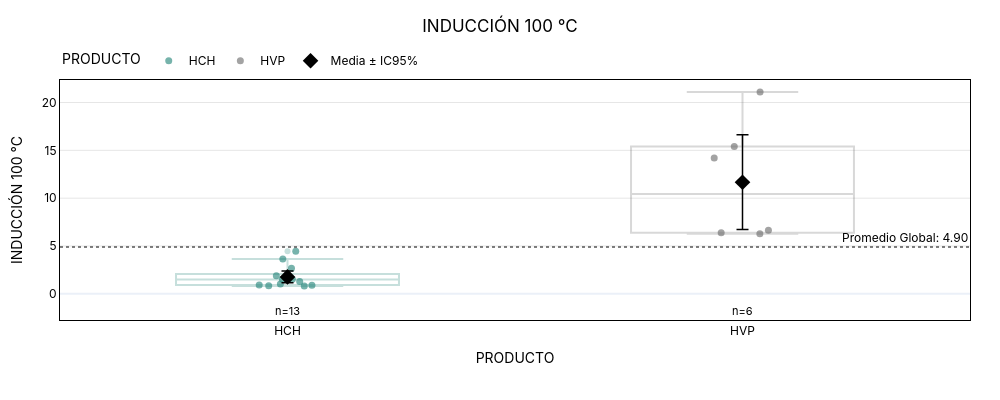
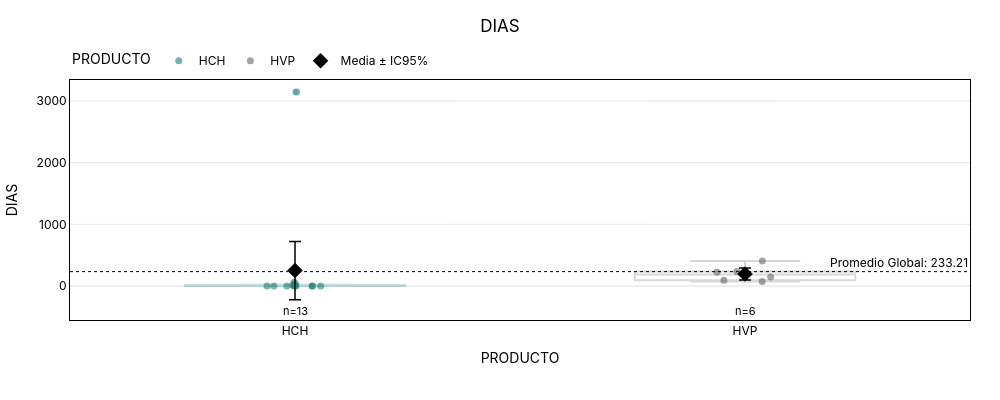
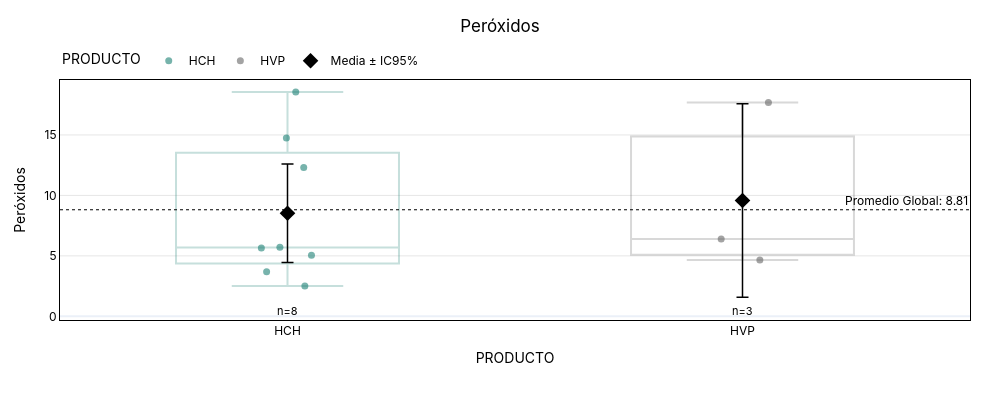
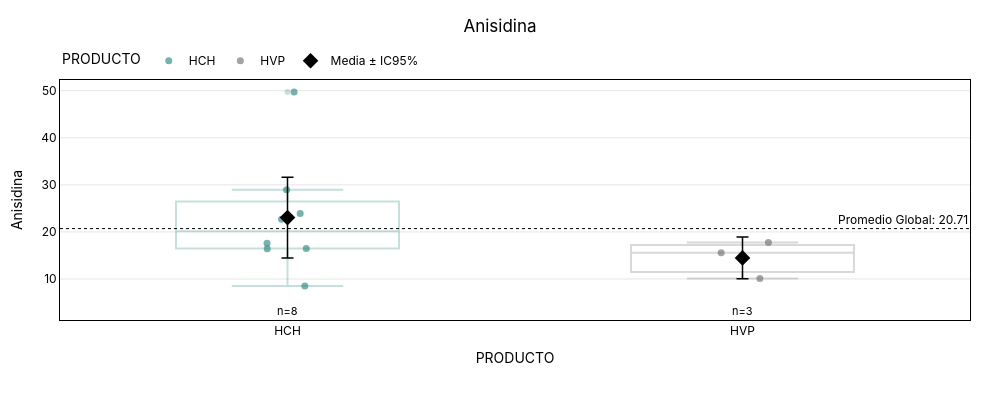

Notebook code for these charts, in order:
### Code cell
for col in [ 'INDUCCIÓN 100 °C', 'DIAS', 'Peróxidos', 'Anisidina','TVN']:
    f = plot_statistical_strip(df, x_col="PRODUCTO", y_col=col,
     title=col, color_map={"HCH": "#1C8074", "HVP": "#666666"}, width=1000, height=400,)
    print(f"{col.replace(' ', '_').lower()}_box.html")
    s3.save_plotly_html(f, f"{col.replace(' ', '_').lower()}_box.html")
    f.show()

### Figure 1 — Plotly figure (JSON) as saved in the notebook; plotly's stock layout.template omitted (floating-point values rounded to 4 significant figures)
{"data": [{"alignmentgroup": "True", "boxpoints": "all", "fillcolor": "rgba(255,255,255,0)", "hoveron": "points", "hovertemplate": "<b>INDUCCIÓN 100 °C</b>: %{y:.2f}<br>PRODUCTO: %{x}<extra></extra>", "legendgroup": "HCH", "line": {"color": "rgba(255,255,255,0)"}, "marker": {"color": "#1C8074", "line": {"width": 0}, "opacity": 0.6, "size": 7}, "name": "HCH", "offsetgroup": "HCH", "orientation": "v", "pointpos": 0, "showlegend": true, "type": "box", "x": ["HCH", "HCH", "HCH", "HCH", "HCH", "HCH", "HCH", "HCH", "HCH", "HCH", "HCH", "HCH", "HCH"], "x0": " ", "xaxis": "x", "y": [0.925, 1.89, 1.52, 2.665, 1.295, 0.89, 0.82, 3.64, 0.855, 1.025, 4.45, 1.505, 1.53], "y0": " ", "yaxis": "y"}, {"alignmentgroup": "True", "boxpoints": "all", "fillcolor": "rgba(255,255,255,0)", "hoveron": "points", "hovertemplate": "<b>INDUCCIÓN 100 °C</b>: %{y:.2f}<br>PRODUCTO: %{x}<extra></extra>", "legendgroup": "HVP", "line": {"color": "rgba(255,255,255,0)"}, "marker": {"color": "#666666", "line": {"width": 0}, "opacity": 0.6, "size": 7}, "name": "HVP", "offsetgroup": "HVP", "orientation": "v", "pointpos": 0, "showlegend": true, "type": "box", "x": ["HVP", "HVP", "HVP", "HVP", "HVP", "HVP"], "x0": " ", "xaxis": "x", "y": [6.275, 21.09, 6.39, 14.21, 6.64, 15.39], "y0": " ", "yaxis": "y"}, {"boxmean": false, "fillcolor": "rgba(0,0,0,0)", "hoverinfo": "skip", "line": {"color": "#1C8074"}, "marker": {"color": "#1C8074"}, "name": "HCH (IQR)", "opacity": 0.25, "showlegend": false, "type": "box", "x": ["HCH", "HCH", "HCH", "HCH", "HCH", "HCH", "HCH", "HCH", "HCH", "HCH", "HCH", "HCH", "HCH"], "y": [0.925, 1.89, 1.52, 2.665, 1.295, 0.89, 0.82, 3.64, 0.855, 1.025, 4.45, 1.505, 1.53]}, {"boxmean": false, "fillcolor": "rgba(0,0,0,0)", "hoverinfo": "skip", "line": {"color": "#666666"}, "marker": {"color": "#666666"}, "name": "HVP (IQR)", "opacity": 0.25, "showlegend": false, "type": "box", "x": ["HVP", "HVP", "HVP", "HVP", "HVP", "HVP"], "y": [6.275, 21.09, 6.39, 14.21, 6.64, 15.39]}, {"customdata": [0.6217, 4.951], "error_y": {"array": [0.6217, 4.951], "color": "black", "thickness": 1.5, "type": "data", "width": 6}, "hovertemplate": "<b>Media</b>: %{y:.2f}<br>IC95%: ±%{customdata:.2f}<extra></extra>", "marker": {"color": "black", "size": 12, "symbol": "diamond"}, "mode": "markers", "name": "Media ± IC95%", "showlegend": true, "type": "scatter", "x": ["HCH", "HVP"], "y": [1.77, 11.67]}], "layout": {"annotations": [{"font": {"color": "black"}, "showarrow": false, "text": "Promedio Global: 4.90", "x": 1, "xanchor": "right", "xref": "x domain", "y": 4.896, "yanchor": "bottom", "yref": "y"}, {"font": {"color": "black", "size": 11}, "showarrow": false, "text": "n=13", "x": "HCH", "y": 0.82, "yshift": -25}, {"font": {"color": "black", "size": 11}, "showarrow": false, "text": "n=6", "x": "HVP", "y": 0.82, "yshift": -25}], "boxmode": "overlay", "font": {"color": "black", "family": "Inter, Arial, sans-serif"}, "height": 400, "legend": {"orientation": "h", "title": {"text": "PRODUCTO"}, "tracegroupgap": 0, "x": 0, "xanchor": "left", "y": 1.02, "yanchor": "bottom"}, "margin": {"b": 80, "l": 60, "r": 30, "t": 80}, "paper_bgcolor": "rgba(0,0,0,0)", "plot_bgcolor": "rgba(0,0,0,0)", "shapes": [{"line": {"color": "black", "dash": "dot", "width": 1}, "type": "line", "x0": 0, "x1": 1, "xref": "x domain", "y0": 4.896, "y1": 4.896, "yref": "y"}], "title": {"text": "INDUCCIÓN 100 °C", "x": 0.5, "xanchor": "center", "y": 0.95, "yanchor": "top"}, "width": 1000, "xaxis": {"anchor": "y", "categoryarray": ["HCH", "HVP"], "categoryorder": "array", "domain": [0, 1], "linecolor": "black", "mirror": true, "showline": true, "title": {"text": "PRODUCTO"}}, "yaxis": {"anchor": "x", "domain": [0, 1], "gridcolor": "rgba(0,0,0,0.1)", "linecolor": "black", "mirror": true, "showline": true, "title": {"text": "INDUCCIÓN 100 °C"}}}}

### Figure 2 — Plotly figure (JSON) as saved in the notebook; plotly's stock layout.template omitted (floating-point values rounded to 4 significant figures)
{"data": [{"alignmentgroup": "True", "boxpoints": "all", "fillcolor": "rgba(255,255,255,0)", "hoveron": "points", "hovertemplate": "<b>DIAS</b>: %{y:.2f}<br>PRODUCTO: %{x}<extra></extra>", "legendgroup": "HCH", "line": {"color": "rgba(255,255,255,0)"}, "marker": {"color": "#1C8074", "line": {"width": 0}, "opacity": 0.6, "size": 7}, "name": "HCH", "offsetgroup": "HCH", "orientation": "v", "pointpos": 0, "showlegend": true, "type": "box", "x": ["HCH", "HCH", "HCH", "HCH", "HCH", "HCH", "HCH", "HCH", "HCH", "HCH", "HCH", "HCH", "HCH"], "x0": " ", "xaxis": "x", "y": [0.23, 0.964, 7.402, 3147.0, 1.509, 0.514, 0.088, 20.18, 0.233, 0.287, 60.88, 1.25, 15.11], "y0": " ", "yaxis": "y"}, {"alignmentgroup": "True", "boxpoints": "all", "fillcolor": "rgba(255,255,255,0)", "hoveron": "points", "hovertemplate": "<b>DIAS</b>: %{y:.2f}<br>PRODUCTO: %{x}<extra></extra>", "legendgroup": "HVP", "line": {"color": "rgba(255,255,255,0)"}, "marker": {"color": "#666666", "line": {"width": 0}, "opacity": 0.6, "size": 7}, "name": "HVP", "offsetgroup": "HVP", "orientation": "v", "pointpos": 0, "showlegend": true, "type": "box", "x": ["HVP", "HVP", "HVP", "HVP", "HVP", "HVP"], "x0": " ", "xaxis": "x", "y": [73.08, 233.5, 148.0, 221.5, 91.67, 407.6], "y0": " ", "yaxis": "y"}, {"boxmean": false, "fillcolor": "rgba(0,0,0,0)", "hoverinfo": "skip", "line": {"color": "#1C8074"}, "marker": {"color": "#1C8074"}, "name": "HCH (IQR)", "opacity": 0.25, "showlegend": false, "type": "box", "x": ["HCH", "HCH", "HCH", "HCH", "HCH", "HCH", "HCH", "HCH", "HCH", "HCH", "HCH", "HCH", "HCH"], "y": [0.23, 0.964, 7.402, 3147.0, 1.509, 0.514, 0.088, 20.18, 0.233, 0.287, 60.88, 1.25, 15.11]}, {"boxmean": false, "fillcolor": "rgba(0,0,0,0)", "hoverinfo": "skip", "line": {"color": "#666666"}, "marker": {"color": "#666666"}, "name": "HVP (IQR)", "opacity": 0.25, "showlegend": false, "type": "box", "x": ["HVP", "HVP", "HVP", "HVP", "HVP", "HVP"], "y": [73.08, 233.5, 148.0, 221.5, 91.67, 407.6]}, {"customdata": [473.2, 98.09], "error_y": {"array": [473.2, 98.09], "color": "black", "thickness": 1.5, "type": "data", "width": 6}, "hovertemplate": "<b>Media</b>: %{y:.2f}<br>IC95%: ±%{customdata:.2f}<extra></extra>", "marker": {"color": "black", "size": 12, "symbol": "diamond"}, "mode": "markers", "name": "Media ± IC95%", "showlegend": true, "type": "scatter", "x": ["HCH", "HVP"], "y": [250.4, 195.9]}], "layout": {"annotations": [{"font": {"color": "black"}, "showarrow": false, "text": "Promedio Global: 233.21", "x": 1, "xanchor": "right", "xref": "x domain", "y": 233.2, "yanchor": "bottom", "yref": "y"}, {"font": {"color": "black", "size": 11}, "showarrow": false, "text": "n=13", "x": "HCH", "y": 0.088, "yshift": -25}, {"font": {"color": "black", "size": 11}, "showarrow": false, "text": "n=6", "x": "HVP", "y": 0.088, "yshift": -25}], "boxmode": "overlay", "font": {"color": "black", "family": "Inter, Arial, sans-serif"}, "height": 400, "legend": {"orientation": "h", "title": {"text": "PRODUCTO"}, "tracegroupgap": 0, "x": 0, "xanchor": "left", "y": 1.02, "yanchor": "bottom"}, "margin": {"b": 80, "l": 60, "r": 30, "t": 80}, "paper_bgcolor": "rgba(0,0,0,0)", "plot_bgcolor": "rgba(0,0,0,0)", "shapes": [{"line": {"color": "black", "dash": "dot", "width": 1}, "type": "line", "x0": 0, "x1": 1, "xref": "x domain", "y0": 233.2, "y1": 233.2, "yref": "y"}], "title": {"text": "DIAS", "x": 0.5, "xanchor": "center", "y": 0.95, "yanchor": "top"}, "width": 1000, "xaxis": {"anchor": "y", "categoryarray": ["HCH", "HVP"], "categoryorder": "array", "domain": [0, 1], "linecolor": "black", "mirror": true, "showline": true, "title": {"text": "PRODUCTO"}}, "yaxis": {"anchor": "x", "domain": [0, 1], "gridcolor": "rgba(0,0,0,0.1)", "linecolor": "black", "mirror": true, "showline": true, "title": {"text": "DIAS"}}}}

### Figure 3 — Plotly figure (JSON) as saved in the notebook; plotly's stock layout.template omitted (floating-point values rounded to 4 significant figures)
{"data": [{"alignmentgroup": "True", "boxpoints": "all", "fillcolor": "rgba(255,255,255,0)", "hoveron": "points", "hovertemplate": "<b>Peróxidos</b>: %{y:.2f}<br>PRODUCTO: %{x}<extra></extra>", "legendgroup": "HCH", "line": {"color": "rgba(255,255,255,0)"}, "marker": {"color": "#1C8074", "line": {"width": 0}, "opacity": 0.6, "size": 7}, "name": "HCH", "offsetgroup": "HCH", "orientation": "v", "pointpos": 0, "showlegend": true, "type": "box", "x": ["HCH", "HCH", "HCH", "HCH", "HCH", "HCH", "HCH", "HCH", "HCH", "HCH", "HCH", "HCH", "HCH"], "x0": " ", "xaxis": "x", "y": [14.75, NaN, 2.51, NaN, 5.65, 5.72, 18.55, 5.05, 12.3, 3.68, NaN, NaN, NaN], "y0": " ", "yaxis": "y"}, {"alignmentgroup": "True", "boxpoints": "all", "fillcolor": "rgba(255,255,255,0)", "hoveron": "points", "hovertemplate": "<b>Peróxidos</b>: %{y:.2f}<br>PRODUCTO: %{x}<extra></extra>", "legendgroup": "HVP", "line": {"color": "rgba(255,255,255,0)"}, "marker": {"color": "#666666", "line": {"width": 0}, "opacity": 0.6, "size": 7}, "name": "HVP", "offsetgroup": "HVP", "orientation": "v", "pointpos": 0, "showlegend": true, "type": "box", "x": ["HVP", "HVP", "HVP", "HVP", "HVP", "HVP"], "x0": " ", "xaxis": "x", "y": [6.4, NaN, 17.69, NaN, NaN, 4.66], "y0": " ", "yaxis": "y"}, {"boxmean": false, "fillcolor": "rgba(0,0,0,0)", "hoverinfo": "skip", "line": {"color": "#1C8074"}, "marker": {"color": "#1C8074"}, "name": "HCH (IQR)", "opacity": 0.25, "showlegend": false, "type": "box", "x": ["HCH", "HCH", "HCH", "HCH", "HCH", "HCH", "HCH", "HCH", "HCH", "HCH", "HCH", "HCH", "HCH"], "y": [14.75, NaN, 2.51, NaN, 5.65, 5.72, 18.55, 5.05, 12.3, 3.68, NaN, NaN, NaN]}, {"boxmean": false, "fillcolor": "rgba(0,0,0,0)", "hoverinfo": "skip", "line": {"color": "#666666"}, "marker": {"color": "#666666"}, "name": "HVP (IQR)", "opacity": 0.25, "showlegend": false, "type": "box", "x": ["HVP", "HVP", "HVP", "HVP", "HVP", "HVP"], "y": [6.4, NaN, 17.69, NaN, NaN, 4.66]}, {"customdata": [4.069, 8.005], "error_y": {"array": [4.069, 8.005], "color": "black", "thickness": 1.5, "type": "data", "width": 6}, "hovertemplate": "<b>Media</b>: %{y:.2f}<br>IC95%: ±%{customdata:.2f}<extra></extra>", "marker": {"color": "black", "size": 12, "symbol": "diamond"}, "mode": "markers", "name": "Media ± IC95%", "showlegend": true, "type": "scatter", "x": ["HCH", "HVP"], "y": [8.526, 9.583]}], "layout": {"annotations": [{"font": {"color": "black"}, "showarrow": false, "text": "Promedio Global: 8.81", "x": 1, "xanchor": "right", "xref": "x domain", "y": 8.815, "yanchor": "bottom", "yref": "y"}, {"font": {"color": "black", "size": 11}, "showarrow": false, "text": "n=8", "x": "HCH", "y": 2.51, "yshift": -25}, {"font": {"color": "black", "size": 11}, "showarrow": false, "text": "n=3", "x": "HVP", "y": 2.51, "yshift": -25}], "boxmode": "overlay", "font": {"color": "black", "family": "Inter, Arial, sans-serif"}, "height": 400, "legend": {"orientation": "h", "title": {"text": "PRODUCTO"}, "tracegroupgap": 0, "x": 0, "xanchor": "left", "y": 1.02, "yanchor": "bottom"}, "margin": {"b": 80, "l": 60, "r": 30, "t": 80}, "paper_bgcolor": "rgba(0,0,0,0)", "plot_bgcolor": "rgba(0,0,0,0)", "shapes": [{"line": {"color": "black", "dash": "dot", "width": 1}, "type": "line", "x0": 0, "x1": 1, "xref": "x domain", "y0": 8.815, "y1": 8.815, "yref": "y"}], "title": {"text": "Peróxidos", "x": 0.5, "xanchor": "center", "y": 0.95, "yanchor": "top"}, "width": 1000, "xaxis": {"anchor": "y", "categoryarray": ["HCH", "HVP"], "categoryorder": "array", "domain": [0, 1], "linecolor": "black", "mirror": true, "showline": true, "title": {"text": "PRODUCTO"}}, "yaxis": {"anchor": "x", "domain": [0, 1], "gridcolor": "rgba(0,0,0,0.1)", "linecolor": "black", "mirror": true, "showline": true, "title": {"text": "Peróxidos"}}}}

### Figure 4 — Plotly figure (JSON) as saved in the notebook; plotly's stock layout.template omitted (floating-point values rounded to 4 significant figures)
{"data": [{"alignmentgroup": "True", "boxpoints": "all", "fillcolor": "rgba(255,255,255,0)", "hoveron": "points", "hovertemplate": "<b>Anisidina</b>: %{y:.2f}<br>PRODUCTO: %{x}<extra></extra>", "legendgroup": "HCH", "line": {"color": "rgba(255,255,255,0)"}, "marker": {"color": "#1C8074", "line": {"width": 0}, "opacity": 0.6, "size": 7}, "name": "HCH", "offsetgroup": "HCH", "orientation": "v", "pointpos": 0, "showlegend": true, "type": "box", "x": ["HCH", "HCH", "HCH", "HCH", "HCH", "HCH", "HCH", "HCH", "HCH", "HCH", "HCH", "HCH", "HCH"], "x0": " ", "xaxis": "x", "y": [22.7, NaN, 16.44, NaN, 17.6, 8.51, 49.73, 16.47, 28.98, 23.94, NaN, NaN, NaN], "y0": " ", "yaxis": "y"}, {"alignmentgroup": "True", "boxpoints": "all", "fillcolor": "rgba(255,255,255,0)", "hoveron": "points", "hovertemplate": "<b>Anisidina</b>: %{y:.2f}<br>PRODUCTO: %{x}<extra></extra>", "legendgroup": "HVP", "line": {"color": "rgba(255,255,255,0)"}, "marker": {"color": "#666666", "line": {"width": 0}, "opacity": 0.6, "size": 7}, "name": "HVP", "offsetgroup": "HVP", "orientation": "v", "pointpos": 0, "showlegend": true, "type": "box", "x": ["HVP", "HVP", "HVP", "HVP", "HVP", "HVP"], "x0": " ", "xaxis": "x", "y": [15.58, NaN, 17.75, NaN, NaN, 10.12], "y0": " ", "yaxis": "y"}, {"boxmean": false, "fillcolor": "rgba(0,0,0,0)", "hoverinfo": "skip", "line": {"color": "#1C8074"}, "marker": {"color": "#1C8074"}, "name": "HCH (IQR)", "opacity": 0.25, "showlegend": false, "type": "box", "x": ["HCH", "HCH", "HCH", "HCH", "HCH", "HCH", "HCH", "HCH", "HCH", "HCH", "HCH", "HCH", "HCH"], "y": [22.7, NaN, 16.44, NaN, 17.6, 8.51, 49.73, 16.47, 28.98, 23.94, NaN, NaN, NaN]}, {"boxmean": false, "fillcolor": "rgba(0,0,0,0)", "hoverinfo": "skip", "line": {"color": "#666666"}, "marker": {"color": "#666666"}, "name": "HVP (IQR)", "opacity": 0.25, "showlegend": false, "type": "box", "x": ["HVP", "HVP", "HVP", "HVP", "HVP", "HVP"], "y": [15.58, NaN, 17.75, NaN, NaN, 10.12]}, {"customdata": [8.592, 4.449], "error_y": {"array": [8.592, 4.449], "color": "black", "thickness": 1.5, "type": "data", "width": 6}, "hovertemplate": "<b>Media</b>: %{y:.2f}<br>IC95%: ±%{customdata:.2f}<extra></extra>", "marker": {"color": "black", "size": 12, "symbol": "diamond"}, "mode": "markers", "name": "Media ± IC95%", "showlegend": true, "type": "scatter", "x": ["HCH", "HVP"], "y": [23.05, 14.48]}], "layout": {"annotations": [{"font": {"color": "black"}, "showarrow": false, "text": "Promedio Global: 20.71", "x": 1, "xanchor": "right", "xref": "x domain", "y": 20.71, "yanchor": "bottom", "yref": "y"}, {"font": {"color": "black", "size": 11}, "showarrow": false, "text": "n=8", "x": "HCH", "y": 8.51, "yshift": -25}, {"font": {"color": "black", "size": 11}, "showarrow": false, "text": "n=3", "x": "HVP", "y": 8.51, "yshift": -25}], "boxmode": "overlay", "font": {"color": "black", "family": "Inter, Arial, sans-serif"}, "height": 400, "legend": {"orientation": "h", "title": {"text": "PRODUCTO"}, "tracegroupgap": 0, "x": 0, "xanchor": "left", "y": 1.02, "yanchor": "bottom"}, "margin": {"b": 80, "l": 60, "r": 30, "t": 80}, "paper_bgcolor": "rgba(0,0,0,0)", "plot_bgcolor": "rgba(0,0,0,0)", "shapes": [{"line": {"color": "black", "dash": "dot", "width": 1}, "type": "line", "x0": 0, "x1": 1, "xref": "x domain", "y0": 20.71, "y1": 20.71, "yref": "y"}], "title": {"text": "Anisidina", "x": 0.5, "xanchor": "center", "y": 0.95, "yanchor": "top"}, "width": 1000, "xaxis": {"anchor": "y", "categoryarray": ["HCH", "HVP"], "categoryorder": "array", "domain": [0, 1], "linecolor": "black", "mirror": true, "showline": true, "title": {"text": "PRODUCTO"}}, "yaxis": {"anchor": "x", "domain": [0, 1], "gridcolor": "rgba(0,0,0,0.1)", "linecolor": "black", "mirror": true, "showline": true, "title": {"text": "Anisidina"}}}}
